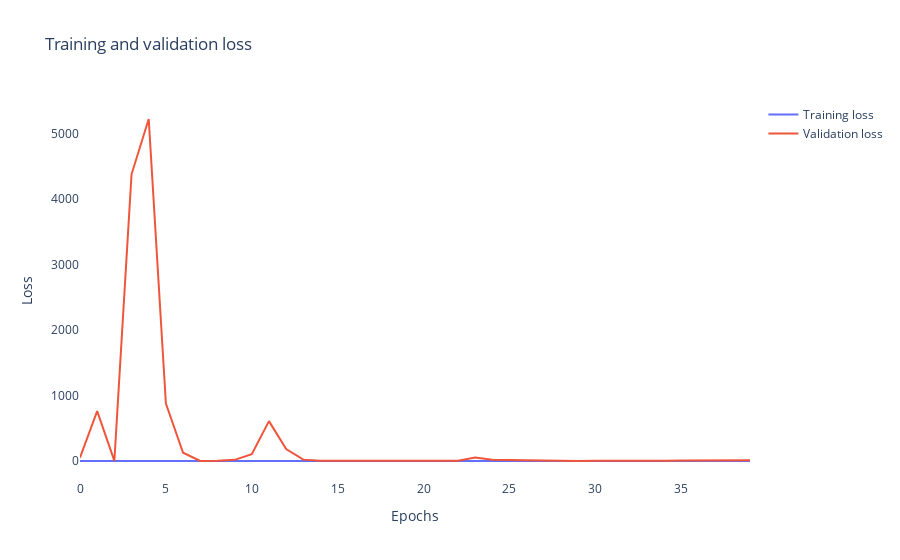

Notebook cell for this chart:
### Code cell
import plotly as py
import plotly.graph_objects as go
fig = go.Figure()

fig.add_trace(go.Scatter(
        x=np.r_[epochs_range],
        y=loss,
        name = "Training loss"
    ))

fig.add_trace(go.Scatter(
        x=np.r_[epochs_range],
        y=val_loss,
        name = "Validation loss"
    ))

fig.update_layout(
    xaxis=dict(title = "Epochs"),
    yaxis=dict(title = "Loss"),
    plot_bgcolor='white',
    title = "Training and validation loss"
)

py.offline.iplot(fig)

### Figure 1 — Plotly figure (JSON) as saved in the notebook; plotly's stock layout.template omitted (floating-point values rounded to 4 significant figures)
{"data": [{"name": "Training loss", "type": "scatter", "x": [0, 1, 2, 3, 4, 5, 6, 7, 8, 9, 10, 11, 12, 13, 14, 15, 16, 17, 18, 19, 20, 21, 22, 23, 24, 25, 26, 27, 28, 29, 30, 31, 32, 33, 34, 35, 36, 37, 38, 39], "y": [4.439, 4.453, 3.854, 3.728, 4.781, 4.16, 4.696, 4.416, 3.848, 4.013, 4.904, 5.034, 4.576, 3.422, 4.36, 4.124, 5.058, 4.529, 4.149, 3.854, 4.409, 5.031, 4.349, 4.066, 5.205, 4.83, 4.369, 4.641, 3.853, 5.099, 5.01, 4.623, 4.345, 3.985, 5.122, 5.408, 4.216, 4.041, 4.61, 3.854]}, {"name": "Validation loss", "type": "scatter", "x": [0, 1, 2, 3, 4, 5, 6, 7, 8, 9, 10, 11, 12, 13, 14, 15, 16, 17, 18, 19, 20, 21, 22, 23, 24, 25, 26, 27, 28, 29, 30, 31, 32, 33, 34, 35, 36, 37, 38, 39], "y": [54.16, 764.9, 5.752, 4381.0, 5225.0, 880.5, 129.5, 4.298, 8.914, 20.79, 108.4, 612.3, 186.4, 24.2, 6.145, 4.477, 4.261, 4.311, 3.322, 4.699, 4.532, 5.463, 8.162, 55.14, 21.1, 15.34, 21.09, 5.32, 5.495, 4.262, 7.616, 6.023, 8.083, 9.574, 8.058, 11.7, 10.5, 10.39, 7.397, 13.14]}], "layout": {"plot_bgcolor": "white", "title": {"text": "Training and validation loss"}, "xaxis": {"title": {"text": "Epochs"}}, "yaxis": {"title": {"text": "Loss"}}}}
